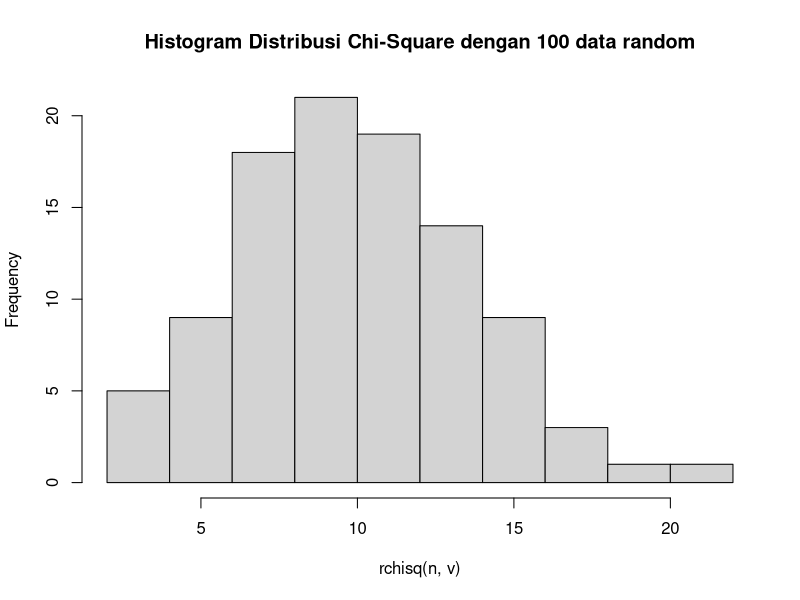

Write R code to recreate this figure.
x=2
v=10
dchisq(x, v, ncp = 0, log = FALSE)

n=100
set.seed(1)
hist(rchisq(n,v),
     main="Histogram Distribusi Chi-Square dengan 100 data random")

miu = v
miu
varian = 2*v
varian